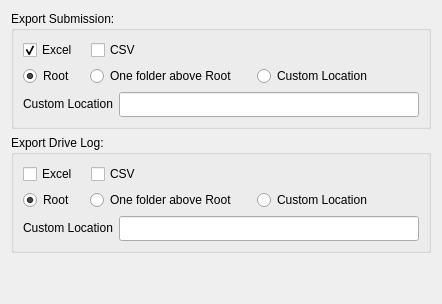
        <widget class="QWidget" name="tab_9">
         <attribute name="title">
          <string>Exports</string>
         </attribute>
         <layout class="QHBoxLayout" name="horizontalLayout_45">
          <item>
           <layout class="QVBoxLayout" name="verticalLayout_18">
            <item>
             <widget class="QGroupBox" name="groupBox_4">
              <property name="sizePolicy">
               <sizepolicy hsizetype="MinimumExpanding" vsizetype="Fixed">
                <horstretch>0</horstretch>
                <verstretch>0</verstretch>
               </sizepolicy>
              </property>
              <property name="minimumSize">
               <size>
                <width>180</width>
                <height>50</height>
               </size>
              </property>
              <property name="title">
               <string>Export Submission:</string>
              </property>
              <layout class="QVBoxLayout" name="verticalLayout_14">
               <item>
                <layout class="QVBoxLayout" name="verticalLayout_13">
                 <item>
                  <layout class="QHBoxLayout" name="horizontalLayout_29">
                   <item>
                    <widget class="QCheckBox" name="export_sub_excel">
                     <property name="sizePolicy">
                      <sizepolicy hsizetype="Fixed" vsizetype="Fixed">
                       <horstretch>0</horstretch>
                       <verstretch>0</verstretch>
                      </sizepolicy>
                     </property>
                     <property name="minimumSize">
                      <size>
                       <width>62</width>
                       <height>0</height>
                      </size>
                     </property>
                     <property name="text">
                      <string>Excel</string>
                     </property>
                     <property name="checked">
                      <bool>true</bool>
                     </property>
                    </widget>
                   </item>
                   <item>
                    <widget class="QCheckBox" name="export_sub_csv">
                     <property name="text">
                      <string>CSV</string>
                     </property>
                    </widget>
                   </item>
                   <item>
                    <spacer name="horizontalSpacer_7">
                     <property name="orientation">
                      <enum>Qt::Horizontal</enum>
                     </property>
                     <property name="sizeHint" stdset="0">
                      <size>
                       <width>40</width>
                       <height>20</height>
                      </size>
                     </property>
                    </spacer>
                   </item>
                  </layout>
                 </item>
                 <item>
                  <layout class="QHBoxLayout" name="horizontalLayout_34">
                   <item>
                    <widget class="QRadioButton" name="export_sub_root">
                     <property name="minimumSize">
                      <size>
                       <width>61</width>
                       <height>0</height>
                      </size>
                     </property>
                     <property name="text">
                      <string>Root</string>
                     </property>
                     <property name="checked">
                      <bool>true</bool>
                     </property>
                    </widget>
                   </item>
                   <item>
                    <widget class="QRadioButton" name="export_sub_above">
                     <property name="minimumSize">
                      <size>
                       <width>161</width>
                       <height>0</height>
                      </size>
                     </property>
                     <property name="text">
                      <string>One folder above Root</string>
                     </property>
                    </widget>
                   </item>
                   <item>
                    <widget class="QRadioButton" name="export_sub_custom">
                     <property name="minimumSize">
                      <size>
                       <width>120</width>
                       <height>0</height>
                      </size>
                     </property>
                     <property name="text">
                      <string>Custom Location</string>
                     </property>
                    </widget>
                   </item>
                   <item>
                    <spacer name="horizontalSpacer_17">
                     <property name="orientation">
                      <enum>Qt::Horizontal</enum>
                     </property>
                     <property name="sizeHint" stdset="0">
                      <size>
                       <width>40</width>
                       <height>20</height>
                      </size>
                     </property>
                    </spacer>
                   </item>
                  </layout>
                 </item>
                 <item>
                  <layout class="QHBoxLayout" name="horizontalLayout_39">
                   <item>
                    <widget class="QLabel" name="label_15">
                     <property name="sizePolicy">
                      <sizepolicy hsizetype="Fixed" vsizetype="Fixed">
                       <horstretch>0</horstretch>
                       <verstretch>0</verstretch>
                      </sizepolicy>
                     </property>
                     <property name="text">
                      <string>Custom Location</string>
                     </property>
                    </widget>
                   </item>
                   <item>
                    <widget class="QLineEdit" name="export_sub_custom_path">
                     <property name="sizePolicy">
                      <sizepolicy hsizetype="MinimumExpanding" vsizetype="Fixed">
                       <horstretch>0</horstretch>
                       <verstretch>0</verstretch>
                      </sizepolicy>
                     </property>
                     <property name="minimumSize">
                      <size>
                       <width>300</width>
                       <height>25</height>
                      </size>
                     </property>
                     <property name="toolTip">
                      <string>&lt;html&gt;&lt;head/&gt;&lt;body&gt;&lt;p&gt;Expects path to folder&lt;/p&gt;&lt;/body&gt;&lt;/html&gt;</string>
                     </property>
                    </widget>
                   </item>
                  </layout>
                 </item>
                </layout>
               </item>
              </layout>
             </widget>
            </item>
            <item>
             <widget class="QGroupBox" name="groupBox_10">
              <property name="sizePolicy">
               <sizepolicy hsizetype="MinimumExpanding" vsizetype="Fixed">
                <horstretch>0</horstretch>
                <verstretch>0</verstretch>
               </sizepolicy>
              </property>
              <property name="minimumSize">
               <size>
                <width>180</width>
                <height>50</height>
               </size>
              </property>
              <property name="title">
               <string>Export Drive Log:</string>
              </property>
              <layout class="QHBoxLayout" name="horizontalLayout_44">
               <item>
                <layout class="QVBoxLayout" name="verticalLayout_17">
                 <item>
                  <layout class="QHBoxLayout" name="horizontalLayout_43">
                   <item>
                    <widget class="QCheckBox" name="export_log_excel">
                     <property name="sizePolicy">
                      <sizepolicy hsizetype="Fixed" vsizetype="Fixed">
                       <horstretch>0</horstretch>
                       <verstretch>0</verstretch>
                      </sizepolicy>
                     </property>
                     <property name="minimumSize">
                      <size>
                       <width>62</width>
                       <height>0</height>
                      </size>
                     </property>
                     <property name="text">
                      <string>Excel</string>
                     </property>
                     <property name="checked">
                      <bool>false</bool>
                     </property>
                    </widget>
                   </item>
                   <item>
                    <widget class="QCheckBox" name="export_log_csv">
                     <property name="text">
                      <string>CSV</string>
                     </property>
                    </widget>
                   </item>
                   <item>
                    <spacer name="horizontalSpacer_11">
                     <property name="orientation">
                      <enum>Qt::Horizontal</enum>
                     </property>
                     <property name="sizeHint" stdset="0">
                      <size>
                       <width>40</width>
                       <height>20</height>
                      </size>
                     </property>
                    </spacer>
                   </item>
                  </layout>
                 </item>
                 <item>
                  <layout class="QHBoxLayout" name="horizontalLayout_41">
                   <item>
                    <widget class="QRadioButton" name="export_log_root">
                     <property name="minimumSize">
                      <size>
                       <width>61</width>
                       <height>0</height>
                      </size>
                     </property>
                     <property name="text">
                      <string>Root</string>
                     </property>
                     <property name="checked">
                      <bool>true</bool>
                     </property>
                    </widget>
                   </item>
                   <item>
                    <widget class="QRadioButton" name="export_log_above">
                     <property name="minimumSize">
                      <size>
                       <width>161</width>
                       <height>0</height>
                      </size>
                     </property>
                     <property name="text">
                      <string>One folder above Root</string>
                     </property>
                    </widget>
                   </item>
                   <item>
                    <widget class="QRadioButton" name="export_log_custom">
                     <property name="minimumSize">
                      <size>
                       <width>120</width>
                       <height>0</height>
                      </size>
                     </property>
                     <property name="text">
                      <string>Custom Location</string>
                     </property>
                    </widget>
                   </item>
                   <item>
                    <spacer name="horizontalSpacer_15">
                     <property name="orientation">
                      <enum>Qt::Horizontal</enum>
                     </property>
                     <property name="sizeHint" stdset="0">
                      <size>
                       <width>40</width>
                       <height>20</height>
                      </size>
                     </property>
                    </spacer>
                   </item>
                  </layout>
                 </item>
                 <item>
                  <layout class="QHBoxLayout" name="horizontalLayout_42">
                   <item>
                    <widget class="QLabel" name="label_16">
                     <property name="sizePolicy">
                      <sizepolicy hsizetype="Fixed" vsizetype="Fixed">
                       <horstretch>0</horstretch>
                       <verstretch>0</verstretch>
                      </sizepolicy>
                     </property>
                     <property name="text">
                      <string>Custom Location</string>
                     </property>
                    </widget>
                   </item>
                   <item>
                    <widget class="QLineEdit" name="export_log_custom_path">
                     <property name="sizePolicy">
                      <sizepolicy hsizetype="MinimumExpanding" vsizetype="Fixed">
                       <horstretch>0</horstretch>
                       <verstretch>0</verstretch>
                      </sizepolicy>
                     </property>
                     <property name="minimumSize">
                      <size>
                       <width>300</width>
                       <height>25</height>
                      </size>
                     </property>
                     <property name="toolTip">
                      <string>&lt;html&gt;&lt;head/&gt;&lt;body&gt;&lt;p&gt;Expects path to folder&lt;/p&gt;&lt;/body&gt;&lt;/html&gt;</string>
                     </property>
                    </widget>
                   </item>
                  </layout>
                 </item>
                </layout>
               </item>
              </layout>
             </widget>
            </item>
            <item>
             <spacer name="verticalSpacer_3">
              <property name="orientation">
               <enum>Qt::Vertical</enum>
              </property>
              <property name="sizeHint" stdset="0">
               <size>
                <width>20</width>
                <height>40</height>
               </size>
              </property>
             </spacer>
            </item>
           </layout>
          </item>
         </layout>
        </widget>
